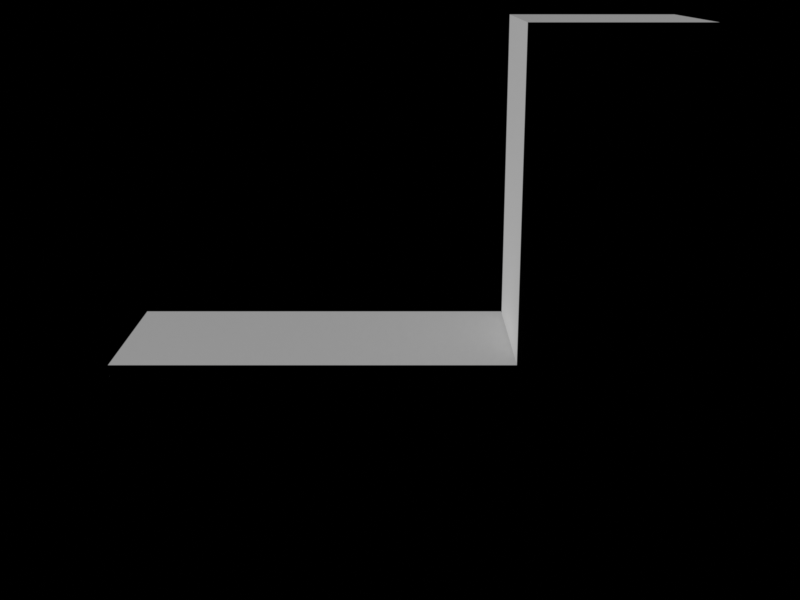
#> input picture krono-compositor-mvp/assets/base_pass.png, 800 x 600 px
$ python blend_test.py
#> lines starting #> are read from the running program, lines starting #| are printed output that depends on the picture
import cv2
import numpy as np

# Load the base pass (RGB) and handle pass (RGBA)
base = cv2.imread('assets/base_pass.png', cv2.IMREAD_COLOR)
#> base is the input picture: shape (600, 800, 3); mean B, G, R 8.9, 8.9, 8.9
handle = cv2.imread('assets/handle_pass.png', cv2.IMREAD_UNCHANGED)
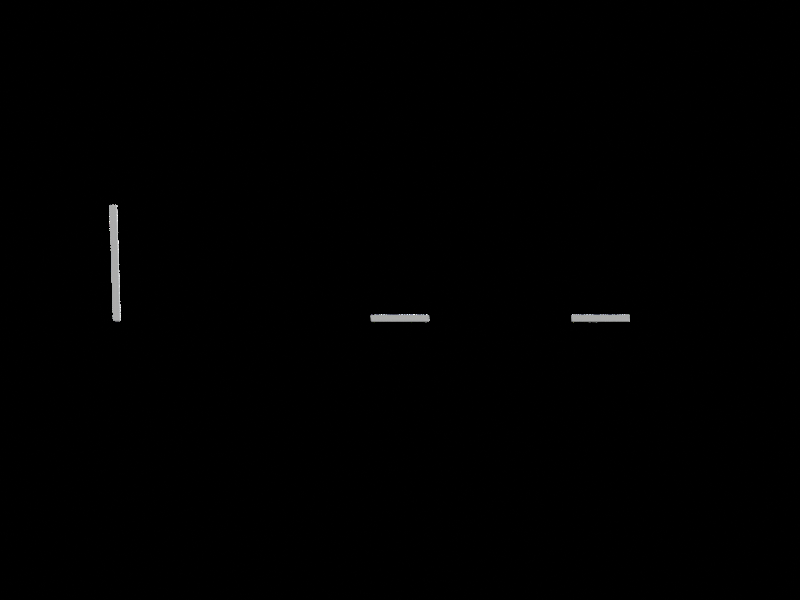
#> input picture krono-compositor-mvp/assets/handle_pass.png, 800 x 600 px
#> handle is the input picture: shape (600, 800, 4); mean B, G, R, A 0.8, 0.8, 0.8, 0.8

# Extract the Alpha channel and convert to float [0.0, 1.0]
alpha = handle[:, :, 3].astype(np.float32) / 255.0
alpha = alpha[:, :, np.newaxis] # Reshape for math

# Extract the BGR channels
handle_bgr = handle[:, :, :3].astype(np.float32)
base_f = base.astype(np.float32)

# Perform the Alpha Blend!
blended = (handle_bgr * alpha) + (base_f * (1.0 - alpha))

# Save the result
cv2.imwrite('assets/PROOF_IT_WORKS.png', blended.astype(np.uint8))
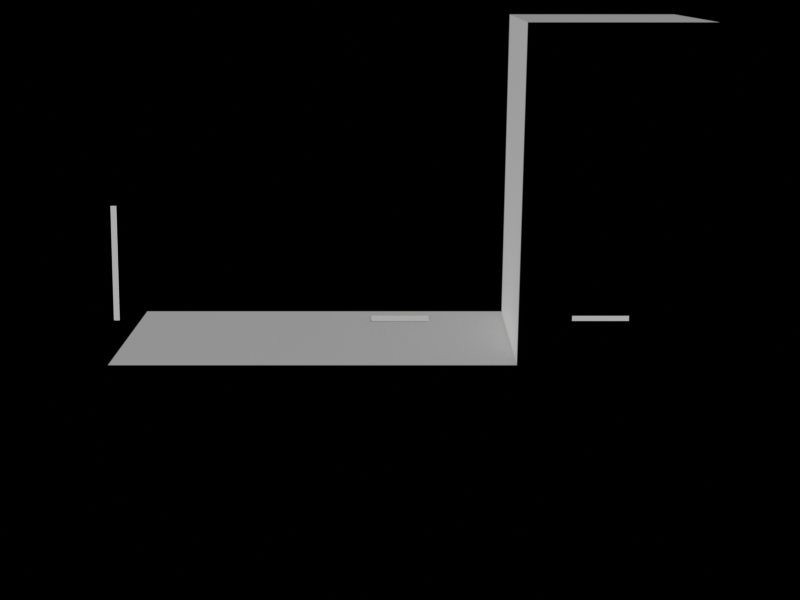
#> saved as PROOF_IT_WORKS.png: shape (600, 800, 3); mean B, G, R 9.3, 9.3, 9.3
print("Check assets/PROOF_IT_WORKS.png!")
